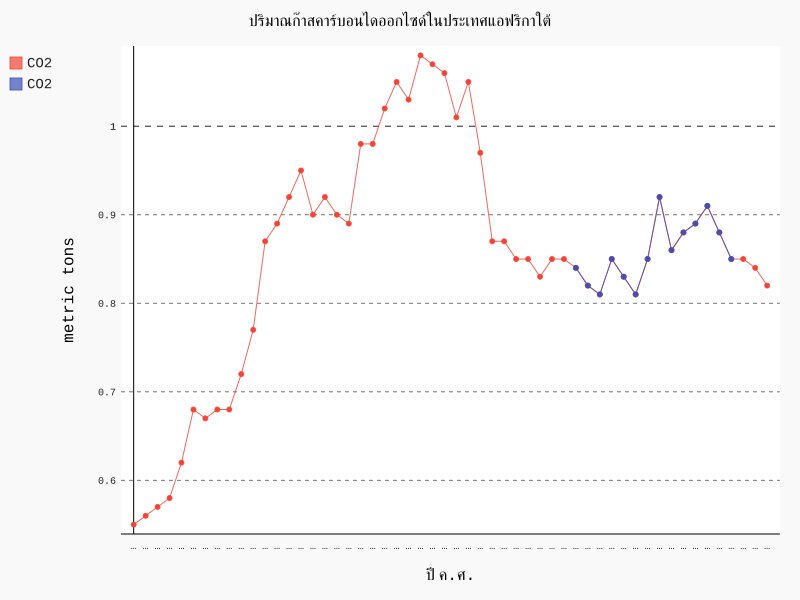

Recreate this plot in Python.
import pygal
import pandas as pd
show_list = []
df = pd.read_excel(pd.ExcelFile('gas.xlsx'))
line_chart = pygal.Line(title=u'ปริมาณก๊าสคาร์บอนไดออกไซด์ในประเทศแอฟริกาใต้', x_title='ปี ค.ศ.',y_title='metric tons')
line_chart.x_labels = map(str, range(1960, 2014))
line_chart.add('CO2', df['gas'])
for i in range(1960,1997):
    show_list.append(None)
show_list += [0.84,0.82,0.81,0.85,0.83,0.81,0.85,0.92,0.86,0.88,0.89,0.91,0.88,0.85]
line_chart.add('CO2', show_list)
line_chart.render_to_file('gas.svg')
